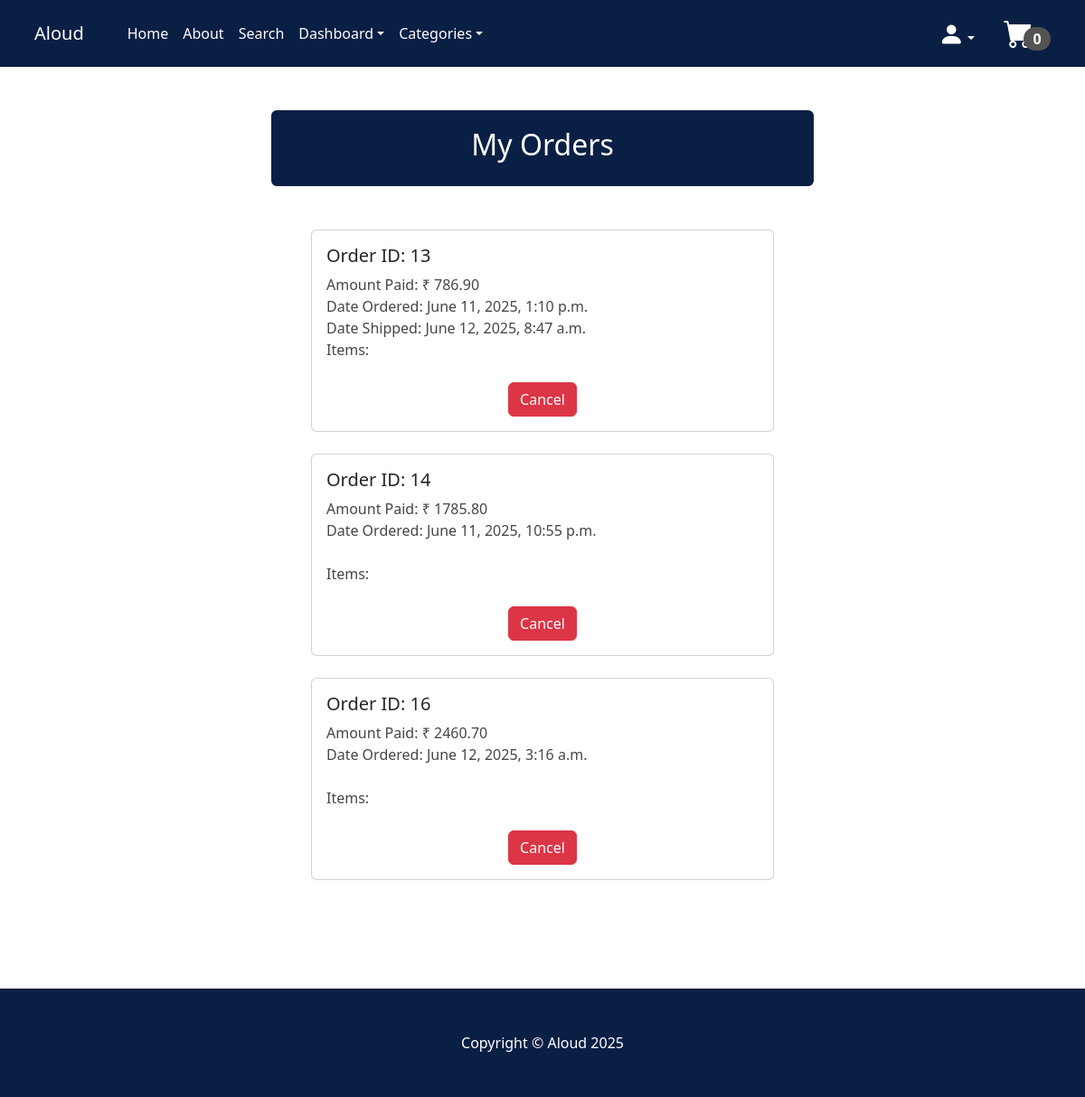
The app's page /my_orders/ (signed in), older data.
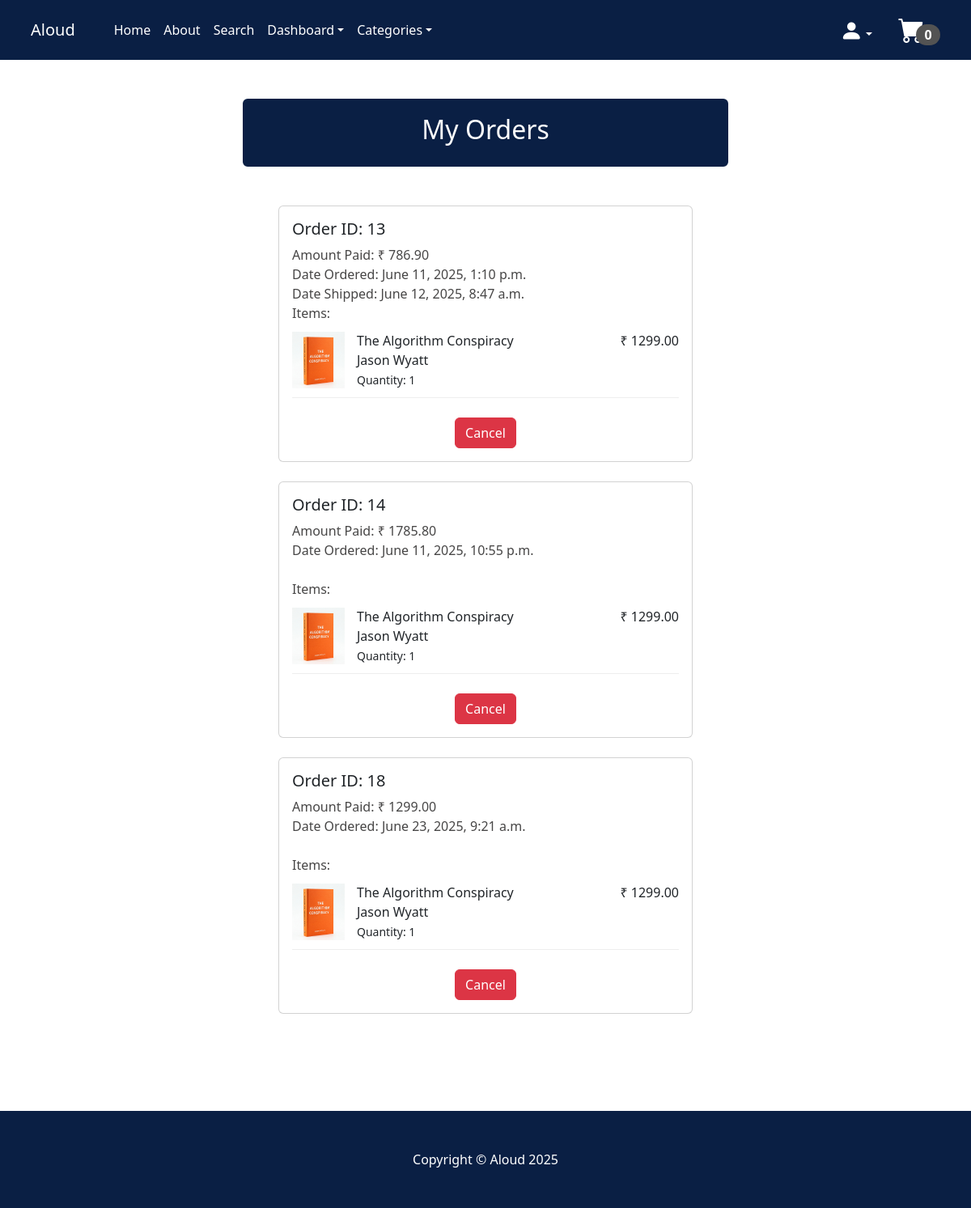
The same page, newer data.
### payment/models.py (models this page shows, shortened)
class Order(models.Model):
    user = models.ForeignKey(User, on_delete=models.CASCADE, null=True, blank=True)
    full_name=models.CharField(max_length=300)
    email=models.EmailField(max_length=250)
    phone=models.CharField(max_length=20)
    shipping_address=models.TextField(max_length=10000)
    amount_paid=models.DecimalField(max_digits=10, decimal_places=2)
    date_ordered=models.DateTimeField(auto_now_add=True)
    shipped = models.BooleanField(default=False)
    date_shipped = models.DateTimeField(blank=True, null=True)

class OrderItem(models.Model):
    order = models.ForeignKey(Order, on_delete=models.CASCADE, null=True)
    product = models.ForeignKey(Product, on_delete=models.CASCADE, null=True)
    user = models.ForeignKey(User, on_delete=models.CASCADE, null=True, blank=True)
    quantity = models.PositiveBigIntegerField(default=1)
    price = models.DecimalField(max_digits=10, decimal_places=2)

### store/models.py (models this page shows, shortened)
class Product(models.Model):
    book_id = models.CharField(max_length=10)
    name = models.CharField(max_length=50)
    author = models.CharField(max_length=50)
    price = models.DecimalField(default=0, decimal_places=2, max_digits=9)
    category = models.ForeignKey(Category, on_delete=models.CASCADE, default=1)
    description = models.CharField(max_length=500, default='', blank=True, null=True)
    image = models.ImageField(upload_to='uploads/product')
    is_sale = models.BooleanField(default=False)
    sale_price = models.DecimalField(default=0, decimal_places=2, max_digits=9)

### store/views.py (the view)
# urls.py: path('my_orders/', views.my_orders, name = 'my_orders'),
def my_orders(request):
    if request.user.is_authenticated:
        user = request.user
        orders = Order.objects.filter(user=user)
        items = OrderItem.objects.filter(order__in=orders)
        return render(request, 'my_orders.html', {'orders': orders, 'items': items })
    else:
        messages.success(request, 'Access denied to this page')
        return redirect('home')

### cart/cart.py (called while the page is built)
    def __len__(self):
        return sum(self.cart.values())

### cart/context_processors.py (called while the page is built)
def cart(request):
    return{'cart':Cart(request)}

### store/context_processors.py (called while the page is built)
def categories_processor(request):
    return {
        'categories': Category.objects.all()
    }

### store/models.py (called while the page is built)
    def __str__(self):
        return self.name

### store/templates/my_orders.html (shortened to what this page needs)
{% extends 'base.html' %}
{% block content %}
    <div class="container">
        <div class="row">
            <center>
                <div class="col-12">
<br/><br/>
<div class="card" style= "width: 600px; border-width: 3px; border-color: #0a1f44;">
  <div class="card-body" style="background: #0a1f44;">
        <h2 style="color: white;">My Orders</h2>
  </div>
</div>
<br/><br/>
{% if orders %}
{% for order in orders %}
<div class="card" style="width: 32rem;">
  <div class="card-body" style="text-align: left;">
      <h5>Order ID: <td>{{order.id}}</td></h5>
      <B style="color: rgb(71, 70, 70); font-weight: 400;">Amount Paid:</B> <B style="color: rgb(71, 70, 70); font-weight: 300;">₹ {{order.amount_paid}}</B><br/>
      {% if order.date_shipped %}
        <B style="color: rgb(71, 70, 70); font-weight: 400;">Date Ordered:</B> <B style="color: rgb(71, 70, 70); font-weight: 300;">{{order.date_ordered}}</B><br/>
        <B style="color: rgb(71, 70, 70); font-weight: 400;">Date Shipped:</B> <B style="color: rgb(71, 70, 70); font-weight: 300;">{{order.date_shipped}}</B><br/>
      {% else %}
        <B style="color: rgb(71, 70, 70); font-weight: 400;">Date Ordered:</B> <B style="color: rgb(71, 70, 70); font-weight: 300;">{{order.date_ordered}}</B><br/><br/>
      {% endif %}
      <B style="color: rgb(71, 70, 70); font-weight: 400;">Items:</B> <br/>
      {% for item in items %}
        <div class="item-container">
      <div class="item-image">
        <img src="{{ item.product.image.url }}" alt="{{ item.name }}">
      </div>
      <div class="item-details">
        <div class="item-left">
          <B style="font-weight: 500;">{{ item.product.name }}</B><br/>
          {{ item.product.author }}<br/>
              <small>Quantity: {{ item.quantity }}</small>
        </div>
        <div class="item-right">
            ₹ {{ item.price }}
        </div>
      </div>
    </div>
  {% endfor %}
    <br/>
  <center><a href="{% url 'cancel_order' order.pk %}" class="btn btn-danger">Cancel</a></center>
  </div>
</div>
<br/>
{% endfor %}
{%  else %}
No Orders Yet
{% endif %}
<br/><br/><br/><br/>
                </div>
            </center>
        </div>
    </div>
{% endblock %}

Row changes from the older to the newer data that the page shows:
removed Order: id "16", amount_paid "2460.70", date_ordered "June 12, 2025, 3:16 a.m."
added OrderItem: product.image (picture), product.name "The Algorithm Conspiracy", product.author "Jason Wyatt", quantity "1", price "1299.00"
added Order: id "18", amount_paid "1299.00", date_ordered "June 23, 2025, 9:21 a.m."
